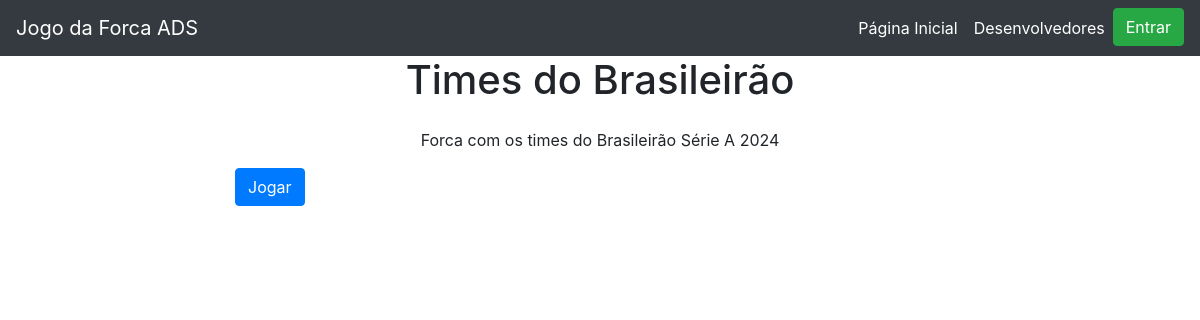
Page /tema/3/ on the committed database.
### core/models.py (models this page shows, shortened)
class Tema(models.Model):
    nome = models.CharField(max_length=100, unique=True)
    descricao = models.TextField(blank=True, null=True)
    professor = models.ForeignKey(User, on_delete=models.CASCADE, limit_choices_to={'groups__name': 'professores'})

### core/views.py (the view)
# urls.py: path('tema/<int:pk>/', TemaDetalhesView.as_view(), name='temaDetalhes'),
class TemaDetalhesView(DetailView):
    model = Tema
    template_name = 'temaDetalhe.html'
    context_object_name = 'tema'
    def get_context_data(self, **kwargs):
        context = super().get_context_data(**kwargs)
        return context

### core/templates/temaDetalhe.html (shortened to what this page needs)
{% extends "base.html" %}
{% block main %}
<div class="container">
  <h1 class="text-center mb-4">{{ tema.nome }}</h1>
  <div class="row justify-content-center">
    <div class="col-md-8">
      <p class="text-center">{{ tema.descricao }}</p>
      <a href="{% url 'forcaPage' tema.pk %}" class="btn btn-primary">Jogar</a>
    </div>
  </div>
</div>
{% endblock main %}

### rows in the picture
Tema: nome "Times do Brasileirão", descricao "Forca com os times do Brasileirão Série A 2024"
